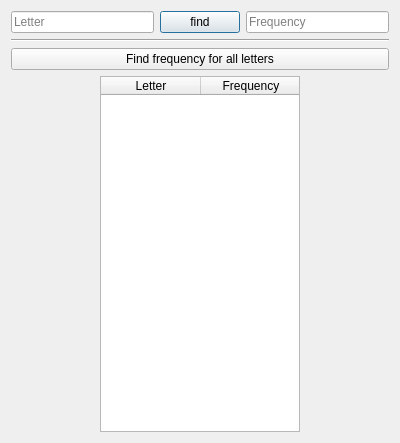
<?xml version="1.0" encoding="UTF-8"?>
<ui version="4.0">
 <class>Frequency</class>
 <widget class="QDialog" name="Frequency">
  <property name="geometry">
   <rect>
    <x>0</x>
    <y>0</y>
    <width>400</width>
    <height>443</height>
   </rect>
  </property>
  <property name="windowTitle">
   <string>Frequency</string>
  </property>
  <layout class="QGridLayout" name="gridLayout">
   <item row="0" column="0">
    <layout class="QVBoxLayout" name="verticalLayout">
     <item>
      <layout class="QHBoxLayout" name="horizontalLayout_2">
       <item>
        <widget class="QLineEdit" name="leLetter">
         <property name="toolTip">
          <string>Enter your letter</string>
         </property>
         <property name="maxLength">
          <number>1</number>
         </property>
         <property name="placeholderText">
          <string>Letter</string>
         </property>
        </widget>
       </item>
       <item>
        <widget class="QPushButton" name="btFrequency">
         <property name="toolTip">
          <string>Finds frequency for a specific letter</string>
         </property>
         <property name="text">
          <string>find</string>
         </property>
        </widget>
       </item>
       <item>
        <widget class="QLineEdit" name="leFrequency">
         <property name="toolTip">
          <string>Frequency of entered letter in text</string>
         </property>
         <property name="placeholderText">
          <string>Frequency</string>
         </property>
        </widget>
       </item>
      </layout>
     </item>
     <item>
      <widget class="Line" name="line">
       <property name="orientation">
        <enum>Qt::Horizontal</enum>
       </property>
      </widget>
     </item>
     <item>
      <widget class="QPushButton" name="btAllFrequency">
       <property name="toolTip">
        <string>Finds frequency for all letters and print it in table</string>
       </property>
       <property name="text">
        <string>Find frequency for all letters</string>
       </property>
      </widget>
     </item>
     <item>
      <layout class="QHBoxLayout" name="horizontalLayout">
       <item>
        <spacer name="horizontalSpacer">
         <property name="orientation">
          <enum>Qt::Horizontal</enum>
         </property>
         <property name="sizeHint" stdset="0">
          <size>
           <width>40</width>
           <height>20</height>
          </size>
         </property>
        </spacer>
       </item>
       <item>
        <widget class="QTableWidget" name="tbFrequency">
         <property name="maximumSize">
          <size>
           <width>200</width>
           <height>16777215</height>
          </size>
         </property>
         <property name="toolTip">
          <string>Table for letters and their frequency</string>
         </property>
         <property name="horizontalScrollBarPolicy">
          <enum>Qt::ScrollBarAlwaysOff</enum>
         </property>
         <property name="sortingEnabled">
          <bool>true</bool>
         </property>
         <attribute name="horizontalHeaderShowSortIndicator" stdset="0">
          <bool>true</bool>
         </attribute>
         <attribute name="verticalHeaderVisible">
          <bool>false</bool>
         </attribute>
         <column>
          <property name="text">
           <string>Letter</string>
          </property>
         </column>
         <column>
          <property name="text">
           <string>Frequency</string>
          </property>
         </column>
        </widget>
       </item>
       <item>
        <spacer name="horizontalSpacer_2">
         <property name="orientation">
          <enum>Qt::Horizontal</enum>
         </property>
         <property name="sizeHint" stdset="0">
          <size>
           <width>40</width>
           <height>20</height>
          </size>
         </property>
        </spacer>
       </item>
      </layout>
     </item>
    </layout>
   </item>
  </layout>
 </widget>
 <resources/>
 <connections/>
</ui>
